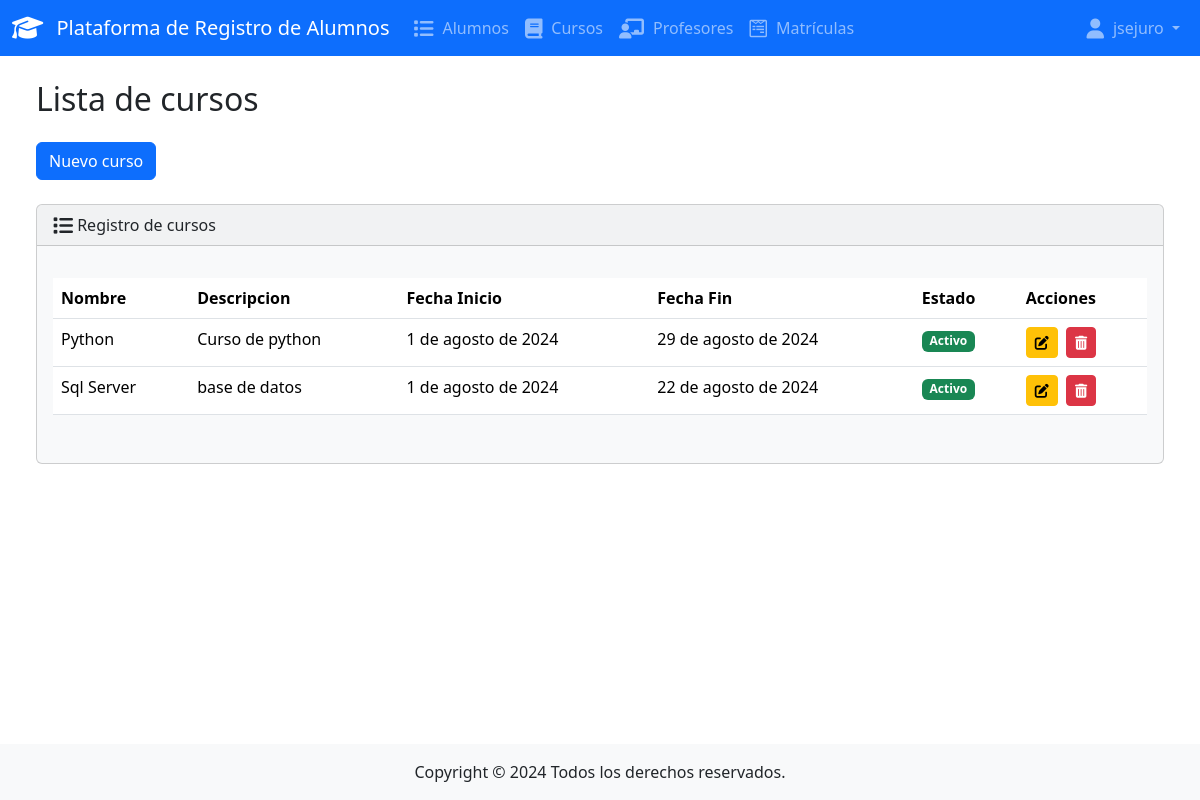
The app's page /cursos (signed in) with its own data.
### app/models.py (models this page shows, shortened)
class Cursos(models.Model):
    id = models.AutoField(primary_key=True)
    nombre = models.CharField(max_length=50)
    descripcion = models.CharField(max_length=100)
    fechaInicio = models.DateField()
    fechaFin = models.DateField()
    usuarioCreacion = models.ForeignKey(User, on_delete=models.SET_NULL, null=True)
    fechaRegistro = models.DateTimeField(auto_now_add=True)
    estado = models.BooleanField(default=True)
    class Meta:
        db_table = 'App_Cursos'
        verbose_name = 'Curso'
        verbose_name_plural = 'Cursos'
        ordering = ['nombre']

### app/views.py (the view)
# urls.py: path('cursos', views.cursos, name='cursos'),
def cursos(request):
    if request.method == 'GET':
        return render(request, 'app/cursos.html',{'cursos': Cursos.objects.all()})
    else:
        return render(request, 'app/cursos.html',{'cursos': Cursos.objects.all()})

### app/templates/app/cursos.html (shortened to what this page needs)
{% extends "app/base.html" %}
{% block body %}
<h2 class="m-4">Lista de cursos</h2>
<div class="row">
    <div class="col-12">
        <a class="btn btn-primary ms-4 me-4 mb-4" href="{% url 'curso_agregar' %}">Nuevo curso</a>
        {% if cursos %}
            <div class="card bg-light ms-4 me-4 mb-4">
                <div class="card-header">
                    <i class="fa-solid fa-list fa-lg"></i> Registro de cursos
                </div>
                <div class="card-body">
                    <p class="card-text">
                        <div class="table-responsive">
                            <table class="table table-hover">
                                <thead>
                                    <tr>
                                    <th scope="col">Nombre</th>
                                    <th scope="col">Descripcion</th>
                                    <th scope="col">Fecha Inicio</th>
                                    <th scope="col">Fecha Fin</th>
                                    <th scope="col">Estado</th>
                                    <th scope="col">Acciones</th>
                                    </tr>
                                </thead>
                                <tbody>
                                    {% for curso in cursos %}
                                    <tr>
                                        <td>{{ curso.nombre }}</td>
                                        <td>{{ curso.descripcion }}</td>
                                        <td>{{ curso.fechaInicio }}</td>
                                        <td>{{ curso.fechaFin }}</td>
                                        <td>
                                            {% if curso.estado %}
                                                <span class="badge bg-success">Activo</span>
                                            {% else %}
                                                <span class="badge bg-danger">Inactivo</span>
                                            {% endif %}
                                        </td>
                                        <td>
                                            <a class="btn btn-sm btn-warning me-1" href="{% url 'curso_editar' curso.id %}">
                                                <i class="fa-solid fa-pen-to-square"></i>
                                            </a>
                                            <button type="button" class="btn btn-sm btn-danger" data-bs-toggle="modal" data-bs-target="#delete{{curso.id}}">
                                                <i class="fa-solid fa-trash-can"></i>
                                            </button>
                                        </td>
                                    </tr>
                                    {% endfor %}
                                </tbody>
                            </table>
                        </div>
                    </p>
                </div>
            </div>
        {% else %}
        <h5 class="alert alert-primary ms-4 me-4">No hay registro de cursos</h5>
        {% endif %}
    </div>
</div>
{% endblock %}

### app/templates/app/base.html (shortened to what this page needs)
{% load static %}
<!DOCTYPE html>
<html lang="en">
<head>
    <link rel="stylesheet" href="https://cdnjs.cloudflare.com/ajax/libs/font-awesome/6.1.1/css/all.min.css">
    <link href="https://cdn.jsdelivr.net/npm/bootstrap@5.3.3/dist/css/bootstrap.min.css" rel="stylesheet">
</head>
<body class="d-flex flex-column min-vh-100">
    <nav class="navbar navbar-expand-lg navbar-dark bg-primary">
        <div class="container-fluid">
            <a class="navbar-brand" href="{% url 'alumnos' %}">
                <i class="fa-solid fa-graduation-cap fa-lg"></i> Plataforma de Registro de Alumnos
            </a>
            <div class="collapse navbar-collapse" id="navbarColor01">
                <ul class="navbar-nav me-auto">
                    <li class="nav-item">
                        <a class="nav-link" href="{% url 'alumnos' %}">
                            <i class="fa-solid fa-list fa-lg"></i> Alumnos
                        </a>
                    </li>
                    <li class="nav-item">
                        <a class="nav-link" href="{% url 'cursos' %}">
                            <i class="fa-solid fa-book fa-lg"></i> Cursos
                        </a>
                    </li>
                    <li class="nav-item">
                        <a class="nav-link" href="{% url 'alumnos' %}">
                            <i class="fa-solid fa-chalkboard-teacher fa-lg"></i> Profesores
                        </a>
                    </li>
                    <li class="nav-item">
                        <a class="nav-link" href="{% url 'alumnos' %}">
                            <i class="fa-brands fa-wpforms fa-lg"></i> Matrículas
                        </a>
                    </li>
                </ul>
                <ul class="navbar-nav">
                    <li class="nav-item dropdown">
                        <a class="nav-link dropdown-toggle" href="#" id="navbarDropdown" role="button"
                            data-bs-toggle="dropdown" aria-expanded="false">
                            <i class="fa-solid fa-user fa-lg"></i> {{ request.user.username }}
                        </a>
                    </li>
                </ul>
            </div>
        </div>
    </nav>
    <div class="container-fluid">
        {% block body %}
        {% endblock %}
    </div>
    <footer class="mt-auto footer">
        <div class="text-center">
            <span>
                Copyright &copy; <script>document.write(new Date().getFullYear())</script> Todos los derechos reservados.
            </span>
        </div>
    </footer>
</body>
</html>

### app/templates/app/base.html (style rules this page uses)
.navbar-brand i { margin-right: 0.5rem; }
.nav-link i { margin-right: 0.3rem; }
.footer { background-color: #f8f9fa; padding: 1rem 0; }

### records on screen
Cursos: nombre "Python", descripcion "Curso de python", fechaInicio "1 de agosto de 2024", fechaFin "29 de agosto de 2024", estado "Activo"
Cursos: nombre "Sql Server", descripcion "base de datos", fechaInicio "1 de agosto de 2024", fechaFin "22 de agosto de 2024", estado "Activo"

### other values on screen
{{ request.user.username }} "jsejuro"
